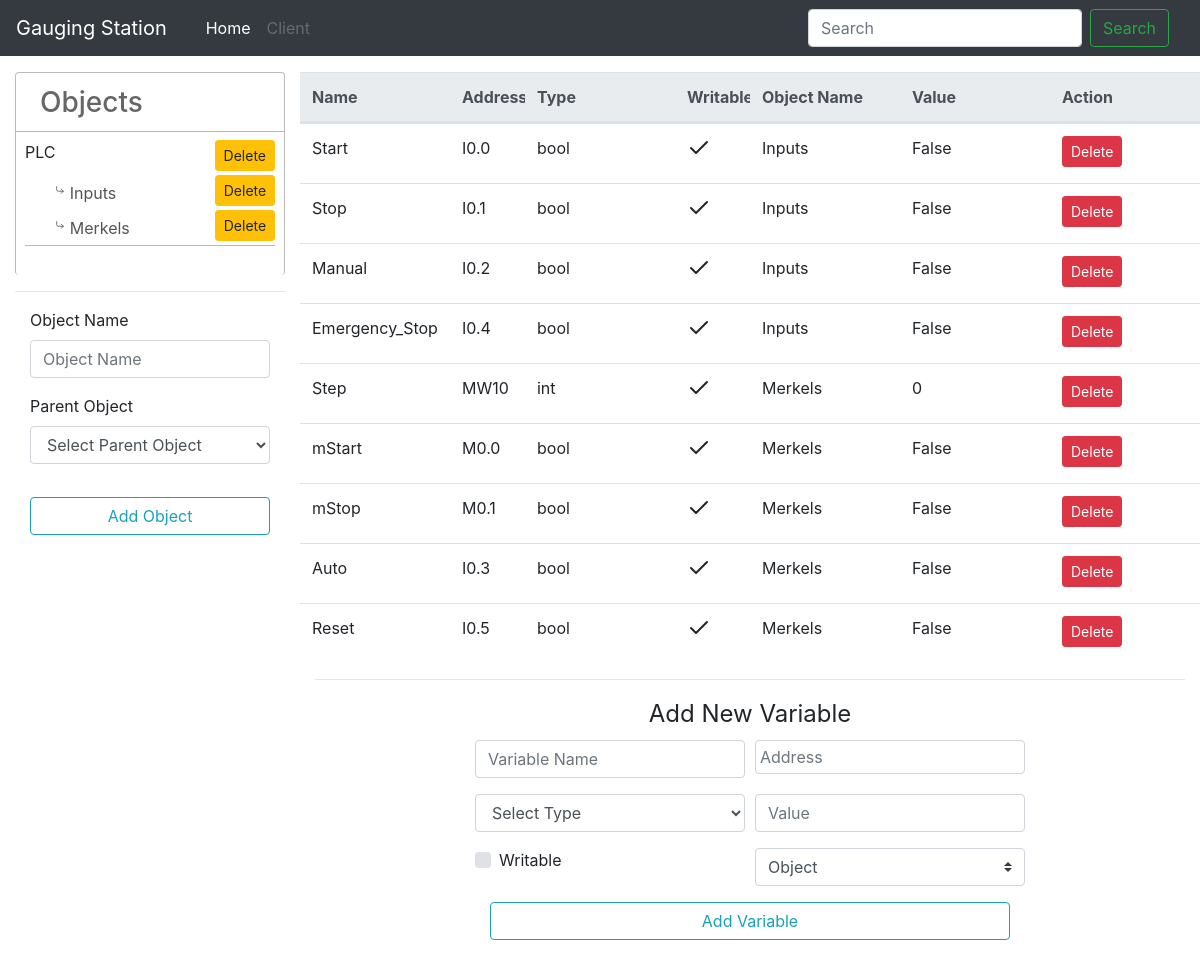
Screenshot of /server/1 with the database file from the repository.
### index/models.py (models this page shows, shortened)
class Object(db.Model):
    id = db.Column(db.Integer, primary_key=True)
    object_name = db.Column( db.String(120), nullable=False )
    object_parent_id = db.Column( db.Integer, nullable=True )
    object_server_id = db.Column(db.Integer,db.ForeignKey('server.id',ondelete='CASCADE'),nullable=False)
    object_variables = db.relationship("Variable", backref="object", cascade="all, delete-orphan" , lazy='dynamic' )
    def is_parent( self ):
        return True if self.object_parent_id is None else False
    def get_child_objects( self ):
        return self.query.filter_by(object_parent_id=self.id) if Object.query.filter_by(object_parent_id=self.id) else False

class Variable( db.Model ):
    id = db.Column( db.Integer, primary_key=True )
    variable_name = db.Column( db.String(120), nullable=False )
    variable_type = db.Column( db.String(20), nullable=False )
    variable_writable = db.Column( db.Boolean(), nullable=False )
    variable_address = db.Column( db.String(120), nullable=False)
    variable_value = db.Column( db.String(100), nullable=True)
    variable_object_id = db.Column(db.Integer,db.ForeignKey('object.id',ondelete='CASCADE'),nullable=False )

### index/routes.py (the view)
@app.route("/server/<serverid>",methods= ['GET'] )
def server_populate(serverid):
    server = Server.query.get( serverid )
    objform = ObjectCreateForm()
    varform = VariableCreateForm()
    objects = server.server_objects
    varform.var_object.choices = utils.selectVals(objects)
    return render_template('server.html',
             objects=objects,
             server=server,
             objform = ObjectCreateForm(),
             varform=varform
    )

### index/forms.py
class ObjectCreateForm( FlaskForm ):
    object_name = StringField('Object Name',
                                validators=[ DataRequired() ],
                                render_kw = {
                                            'placeholder': "Object Name"
                                        }
                                )
    server = HiddenField('Server',
                                validators=[ DataRequired() ],
                                render_kw = {
                                            'placeholder': 'Server'
                                        }
                                )
    submit = SubmitField('Add Object')

### index/utils.py (called while the page is built)
def selectVals(objs):
    idlist = []
    namelist = []
    if objs:
        for obj in objs:
            idlist.append(obj.id)
            namelist.append(obj.object_name)
        return [(None,'Object')]+list(zip( idlist, namelist ))
    else:
        return [ (None, 'No Objects Defined' ) ]

### index/templates/server.html (shortened to what this page needs)
{% extends 'base.html' %}
{% block content %}
<div class="row">
    {% include('partials/object_creation.html') %}
<div class="col-9">
        {% if objects %}
        <table class="table">
            <thead class="thead-light">
                <tr class="row">
                    <th scope="col" class="col-2" >Name</th>
                    <th scope="col" class="col-1" >Address</th>
                    <th scope="col" class="col-2" >Type</th>
                    <th scope="col" class="col-1" >Writable</th>
                    <th scope="col" class="col-2" >Object Name</th>
                    <th scope="col" class="col-2" >Value</th>
                    <th scope="col" class="col-2" >Action</th>
                </tr>
            </thead>
            <tbody id="var-body">
                {% for obj in objects %}
                    {% for variable in obj.object_variables %}
                        <tr id="var-{{ variable.id }}" class="row">
                            <td class="col-2 pb-0">{{variable.variable_name}}</td>
                            <td class="col-1 pb-0">{{ variable.variable_address }}</td>
                            <td class="col-2 pb-0" >{{ variable.variable_type }}</td>
                            <td class="col-1 pb-0" >
                                {% if variable.variable_writable %}  <i data-feather="check"></i> {% else %} <i data-feather="x-circle"></i> {% endif %}
                            </td>
                            <td class="col-2 pb-0" >{{ variable.object.object_name }}</td>
                            <td class="col-2 pb-0" >{{ variable.variable_value }}</td>
                            <td class="col-2 pb-0" >
                                <p>
                                    <a data-name="{{ variable.variable_name }}" data-id="{{ variable.id }}" class="btn btn-danger btn-sm var-del-btn" href="{{ url_for('delete_var',var_id=variable.id ) }}"> Delete </i> </a>
                                </p>
                            </td>
                        </tr>
                    {% endfor %}
                {% endfor %}
            </tbody>
        </table>
        <hr>
            {% include "partials/variable_creation.html" %}
        {% endif %}
</div>
</div>
{% endblock %}}

### index/templates/base.html (shortened to what this page needs)
<!Doctype html>
<html lang="en">
  <head>
    <link rel="stylesheet" href="{{ url_for('static', filename='bootstrap.min.css') }}">
    <link rel="stylesheet" href="{{ url_for('static', filename='styles.css') }}">
  </head>
  <body>
    {% include('partials/nav.html') %}
    <div id="content" class="container-fluid">
      {% block content %}
      {% endblock %}
    </div>
  </body>
  </html>

### index/templates/partials/nav.html (shortened to what this page needs)
<nav class="navbar navbar-expand-md navbar-dark fixed-top bg-dark">
  <a class="navbar-brand" href="#=">Gauging Station</a>
  <div class="container collapse navbar-collapse" id="navbarCollapse">
    <ul class="navbar-nav mr-auto">
      <li class="nav-item active">
        <a class="nav-link" href="{{ url_for('create_server') }}">Home <span class="sr-only">(current)</span></a>
      </li>
      <li class="nav-item">
        <a class="nav-link disabled" href="#">Client</a>
      </li>
    </ul>
    <form class="form-inline mt-2 mt-md-0">
      <input class="form-control mr-sm-2" type="text" placeholder="Search" aria-label="Search">
      <button class="btn btn-outline-success my-2 my-sm-0" type="submit">Search</button>
    </form>
  </div>
</nav>

### index/templates/partials/object_creation.html (shortened to what this page needs)
<div class="col-3">
    <div class="object-list-wrapper col-12">
        <div class="heading row">
            <h3>
                Objects
            </h3>
        </div>
        <hr class="row mb-2 mt-1" style="background-color:#ccc;margin-left:-1.5em;margin-right:-1.5em" >
        <div class="div-table-body ">
            {% if objects %}
            {% for object in objects %}
                <div class="mb-2">
                    {% if object.is_parent() %}
                        <span class="span-row row ">
                            <span class="span-cell">{{ object.object_name }}</span>
                            <span class="span-cell">
                                <a data-target="min-object-form-{{ object.id }}" class="btn btn-sm btn-warning del-obj-btn" href="#">Delete</a>
                            </span>
                        </span>
                            {% for child_obj in object.get_child_objects() %}
                                <span class=" span-row child-object mt-1 ">
                                    <span class="span-cell"> <i style="position:relative;width:10px;top:3px" data-feather="corner-down-right"></i> {{ child_obj.object_name }}</span>
                                    <span class="span-cell">
                                        <a data-target="min-object-form-{{ child_obj.id }}" class="btn btn-sm btn-warning del-obj-btn" href="#">Delete</a>
                                    </span>
                                </span>
                            {% endfor %}
                            <hr class="row mb-3 mt-1" style="background-color:#ccc;">
                    {% endif %}
                </div>
                {% endfor %}
            {% else %}
                <tr>
                    <td colspan="2" class="text-center"> No Objects Defined Yet </td>
                </tr>
            {% endif %}
            </div>
    </div>
    <hr>
    <form id="object_form" class="" method="post" action="{{url_for('create_object')}}">
        <div class="col-12 mb-3">
            {{ objform.object_name.label( class="form-control-label" ) }}
            {{ objform.object_name( class="form-control", value="" ) }}
        </div>
        <div class="col-12 mb-3">
            <label class="form-control-label">Parent Object</label>
            <select name="parent_object" class="form-control">
                {% if objects  %}
                    <option value='' >Select Parent Object</option>
                {% else %}
                    <option value="" >No Objects Defined</option>
                {% endif %}
            </select>
        </div>
        <div class="col-12 mb-3">
        </div>
        <div class="col-12">
            {{ objform.submit( class="form-control btn btn-outline-info" ) }}
        </div>
    </form>
</div>

### index/templates/partials/variable_creation.html (shortened to what this page needs)
<form class="" action="{{url_for('create_variable')}}" method="POST" id="variable_form"  >
    <div class="form-wrapper col-sm-8 offset-sm-2 col-12">
        <legend class="text-center">Add New Variable</legend>
        <div class="form-row">
            <div class="col-sm-6 col-12 mb-3">
                {{ varform.name( class="form-control",value="" ) }}
            </div>
            <div class="col-sm-6 col-12 mb-3" >
                {{ varform.address( class="form-control p-1",value="", style="font-size:1em!important;") }}
            </div>
        </div>
        <div class="form-row">
            <div class="col-sm-6 col-12 mb-3">
                {{ varform.var_type( class="form-control",value="" ) }}
            </div>
            <div id="value-wrapper" class="col-sm-6 col-12 mb-3">
                {{ varform.value( class="form-control" ) }}
            </div>
        </div>
        <div class="form-row">
            <div class="col-sm-6 col-12 mb-3">
                <div class="custom-control custom-checkbox">
                    <label class="custom-control-label" for="check_writable">Writable</label>
                </div>
            </div>
            <div class="col-sm-6 col-12 mb-3">
                {{ varform.var_object( class="custom-select custom-select-md" ) }}
            </div>
        </div>
        <div class="col-12">
            {{ varform.submit( class="form-control btn-outline-info", style="cursor:pointer" ) }}
        </div>
    </div>
</form>

### index/static/styles.css (style rules this page uses)
body { min-height: 75rem; padding-top: 4.5rem; }
.span-row { display: flex; flex-direction: row; justify-content: space-between; }
.object-list-wrapper { border: 1px solid #bbb; padding: .8em 1.5em; border-radius: 4px; border-bottom: none; }
.child-object { display: flex; justify-content: space-between; width: 100%; position: relative; margin-right: -3em; left: .95em; color: #555; }
.heading { padding: 0;margin: 0; width: 100%; }
.heading h3 { text-align: center; color: #666; }

### rows the page displays
Object: object_name "PLC"
Object: object_name "Inputs"
Object: object_name "Merkels"
Variable: variable_name "Start", variable_address "I0.0", variable_type "bool", variable_writable True (drawn), object.object_name "Inputs", variable_value "False"
Variable: variable_name "Stop", variable_address "I0.1", variable_type "bool", variable_writable True (drawn), object.object_name "Inputs", variable_value "False"
Variable: variable_name "Manual", variable_address "I0.2", variable_type "bool", variable_writable True (drawn), object.object_name "Inputs", variable_value "False"
Variable: variable_name "Emergency_Stop", variable_address "I0.4", variable_type "bool", variable_writable True (drawn), object.object_name "Inputs", variable_value "False"
Variable: variable_name "Step", variable_address "MW10", variable_type "int", variable_writable True (drawn), object.object_name "Merkels", variable_value "0"
Variable: variable_name "mStart", variable_address "M0.0", variable_type "bool", variable_writable True (drawn), object.object_name "Merkels", variable_value "False"
Variable: variable_name "mStop", variable_address "M0.1", variable_type "bool", variable_writable True (drawn), object.object_name "Merkels", variable_value "False"
Variable: variable_name "Auto", variable_address "I0.3", variable_type "bool", variable_writable True (drawn), object.object_name "Merkels", variable_value "False"
Variable: variable_name "Reset", variable_address "I0.5", variable_type "bool", variable_writable True (drawn), object.object_name "Merkels", variable_value "False"

### other values shown
{{ objform.object_name.label( class="form-control-label" ) }} "Object Name"
